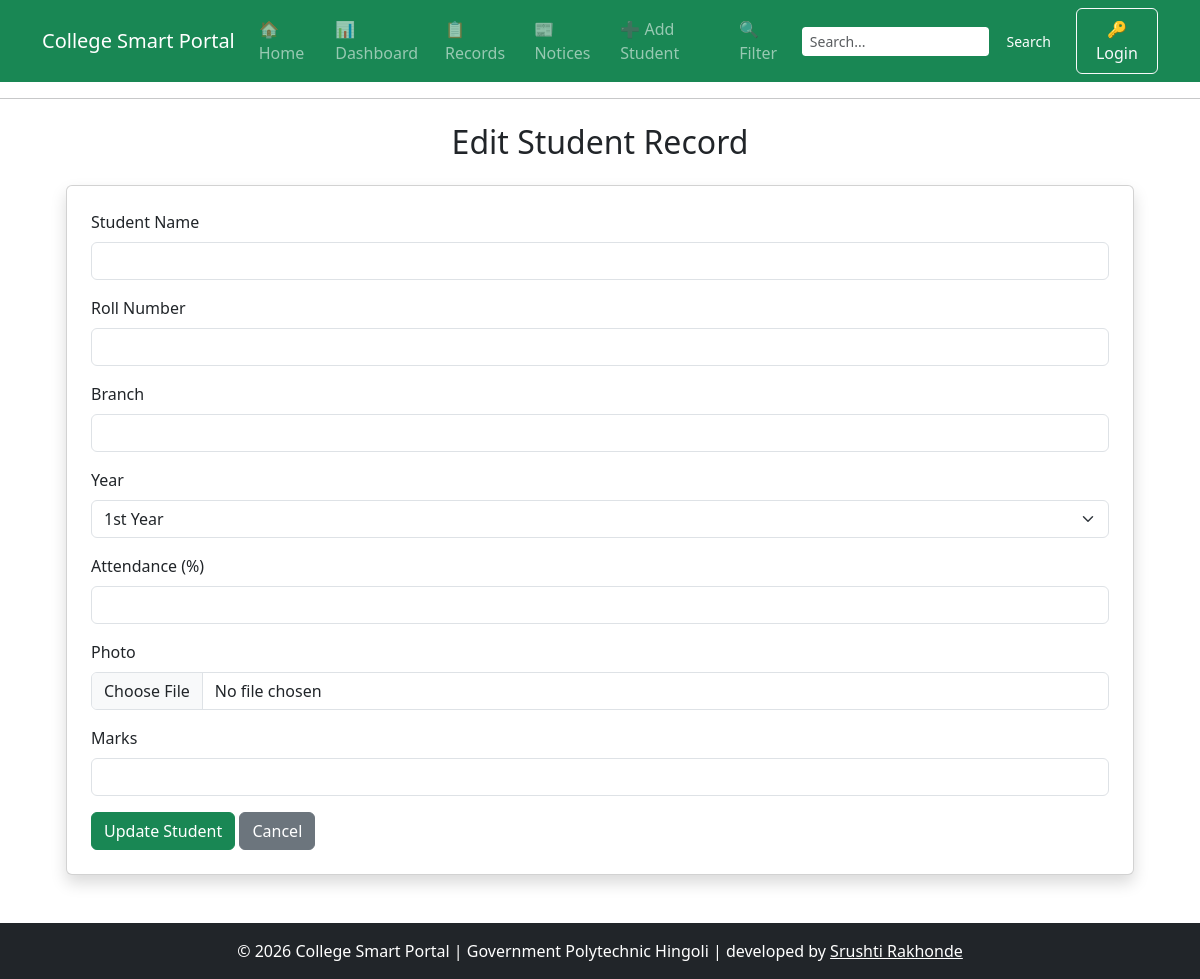
Page /edit/29 (signed in) on the earlier database version.
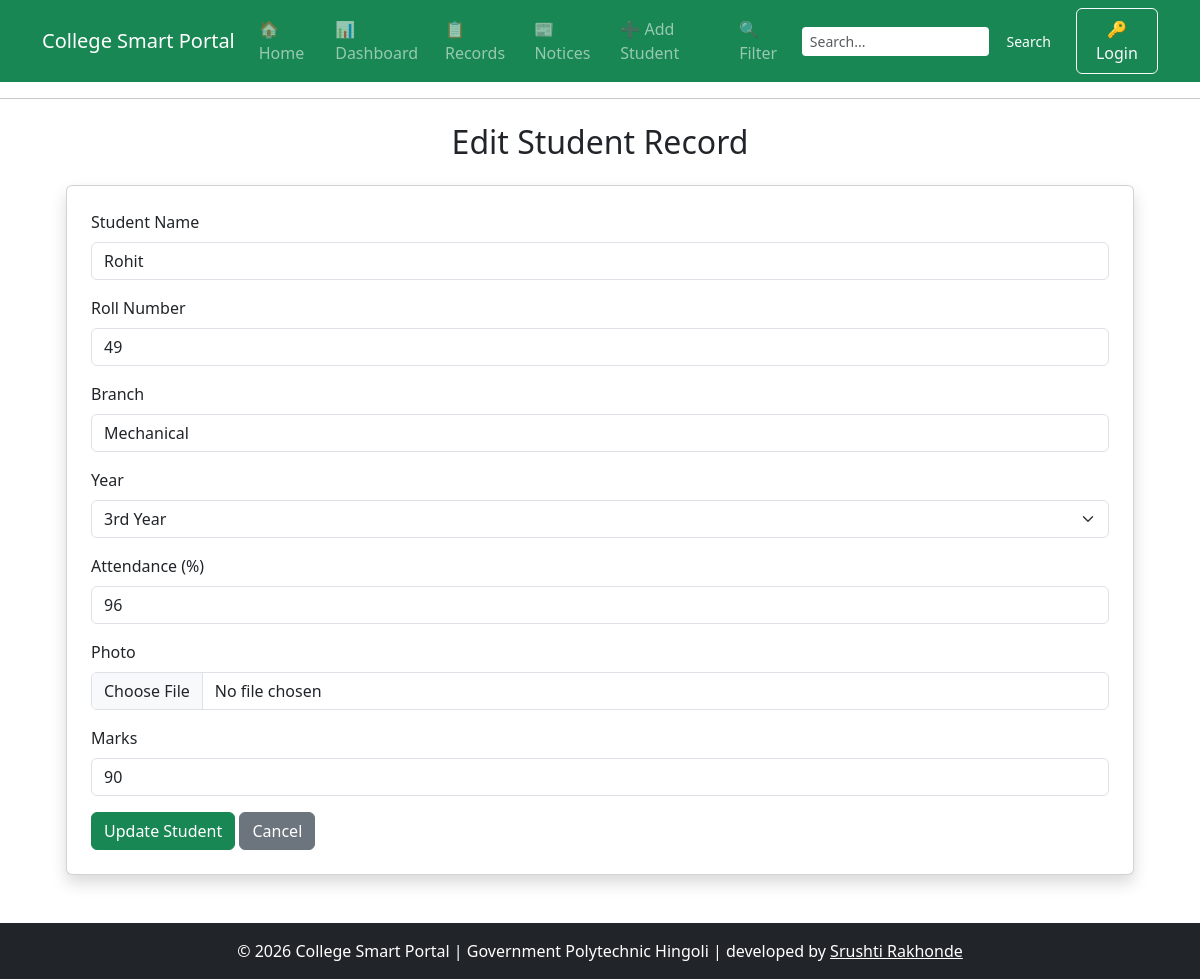
Same page on the later database version.
### tables this page shows
CREATE TABLE students (
                    id INTEGER PRIMARY KEY AUTOINCREMENT,
                    name TEXT NOT NULL,
                    roll_no INTEGER NOT NULL,
                    marks INTEGER NOT NULL,
                    branch TEXT NOT NULL,
                    attendance INTEGER DEFAULT 0
                 , photo TEXT DEFAULT 'default.png', year TEXT DEFAULT '1st Year');

### project_flask.py (the view, shortened to what this page needs)
@app.route('/edit/<int:id>', methods=['GET', 'POST'])
def edit_student(id):
    if 'user_id' not in session:
        flash("Admins only! You do not have permission to edit a student.", "warning")
        return redirect(url_for("login"))
    conn = get_db()
    student = conn.execute("SELECT * FROM students WHERE id = ?", (id,)).fetchone()
    conn.close()
    return render_template('edit_student.html', student=student)

### database.py (called while the page is built)
def get_db():
    conn = sqlite3.connect(DB_PATH)
    conn.row_factory = sqlite3.Row
    return conn

### templates/edit_student.html (shortened to what this page needs)
{% extends "base.html" %}
{% block content %}
<div class="container mt-4">
    <h2 class="text-center mb-4">Edit Student Record</h2>
    <div class="card p-4 shadow">
        <form method="POST" enctype="multipart/form-data">
            <div class="mb-3">
                <label class="form-label">Student Name</label>
                <input type="text"
                       name="name"
                       class="form-control"
                       value="{{ student['name'] }}"
                       required>
            </div>
            <div class="mb-3">
                <label class="form-label">Roll Number</label>
                <input type="number"
                       name="roll_no"
                       class="form-control"
                       value="{{ student[2] }}"
                       required>
            </div>
            <div class="mb-3">
                <label class="form-label">Branch</label>
                <input type="text"
                       name="branch"
                       class="form-control"
                       value="{{ student['branch'] }}"
                       required>
            </div>
            <div class="mb-3">
                <label class="form-label">Year</label>
                <select name="year" class="form-select" required>
                    <option value="1st Year" {% if student['year'] == '1st Year' %}selected{% endif %}>1st Year</option>
                    <option value="3rd Year" {% if student['year'] == '3rd Year' %}selected{% endif %}>3rd Year</option>
                </select>
            </div>
            <div class="mb-3">
                <label class="form-label">Attendance (%)</label>
                <input type="number"
                       name="attendance"
                       class="form-control"
                       value="{{ student['attendance'] }}"
                       required>
            </div>
            <div class="mb-3">
                <label class="form-label">Photo</label>
                <input type="file" name="photo" class="form-control" accept="image/*">
            </div>
            <div class="mb-3">
                <label class="form-label">Marks</label>
                <input type="number"
                       name="marks"
                       class="form-control"
                       value="{{ student['marks'] }}"
                       required>
            </div>
            <button type="submit" class="btn btn-success">
                Update Student
            </button>
            <a href="{{ url_for('records') }}" class="btn btn-secondary">
                Cancel
            </a>
        </form>
    </div>
</div>
{% endblock %}

Differences in the rows shown:
added students: name "Rohit", roll_no "49", branch "Mechanical", year "3rd Year", attendance "96", marks "90"
Other differences:
form field year: "1st Year" → (not shown)
